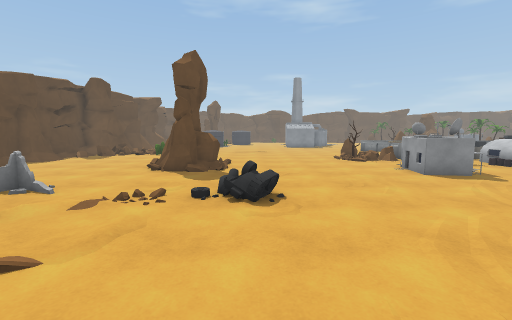
view 1 (above)

24 first-person views from a walk through a scene from a Unity 3-D project. The camera is 1.5 m above the floor, tilts 6° down and sees 90° across. The floor is counted in squares, 1 m on a side. Each view is taken from the middle of a square. On the plan, view 1 faces up. The plan holds only what a view shows up to about 13 squares ahead; the rest is blank. The place goes on beyond the plan. The player character is not drawn. Some animated figures are left out. Some surface patterns are stand-ins.

view 2
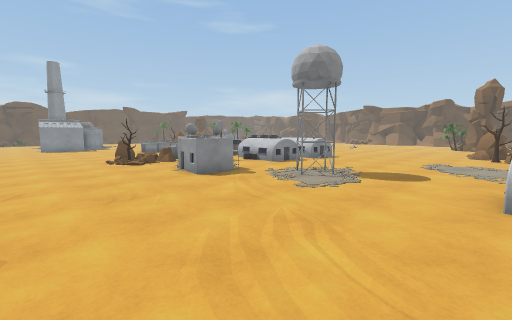

view 3
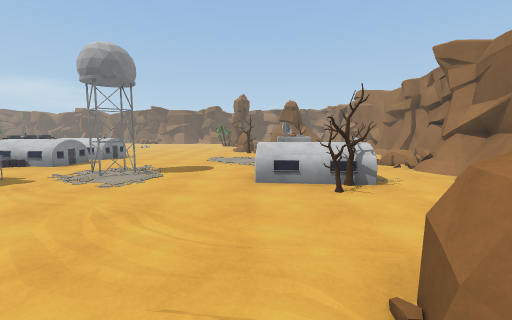

view 4
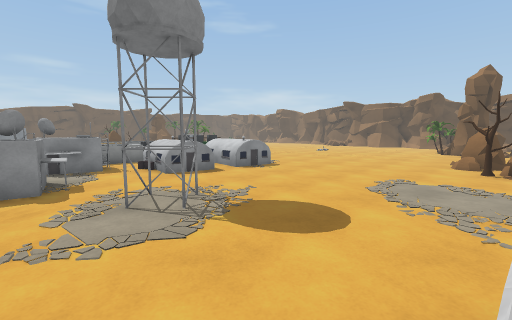

view 5
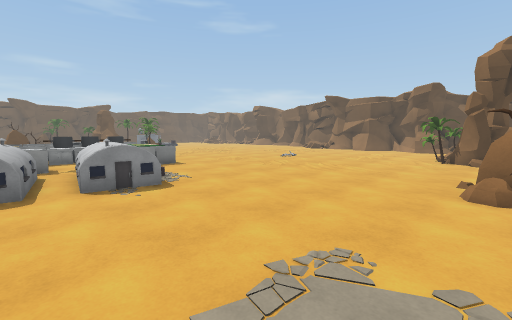

view 6
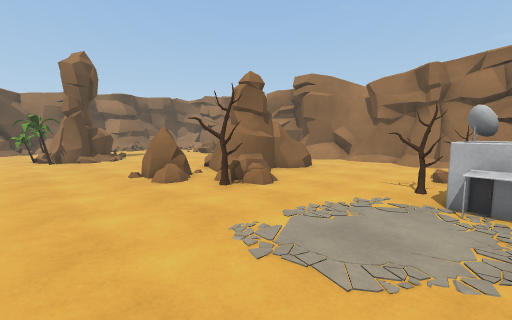

view 7
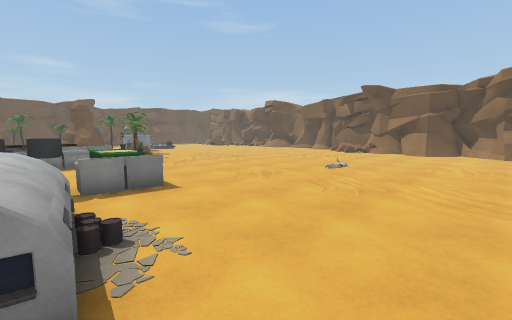

view 8
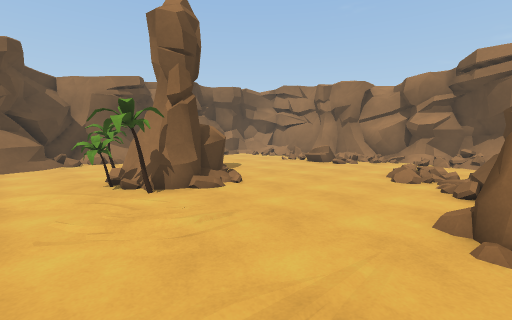

view 9
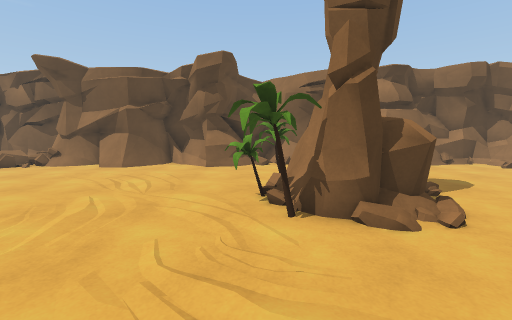

view 10
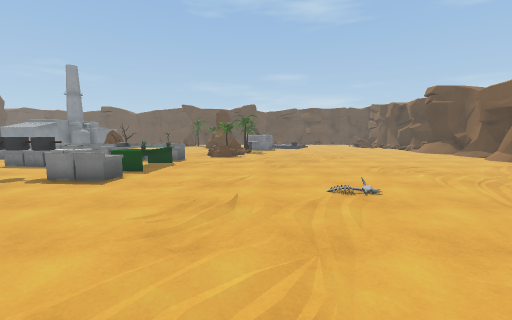

view 11
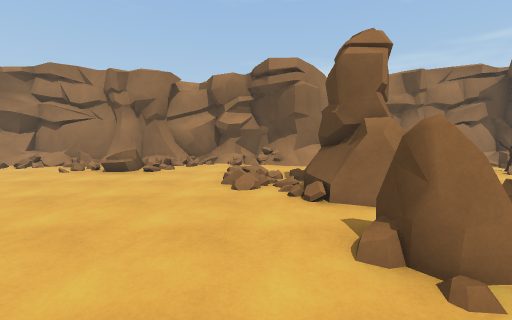

view 12
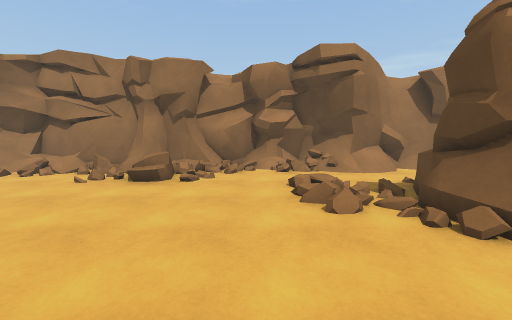

view 13
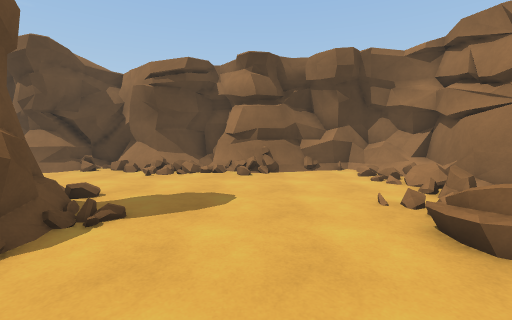

view 14
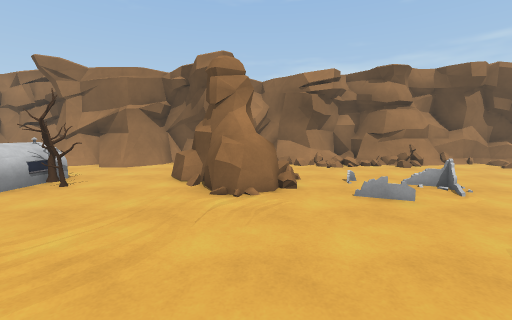

view 15
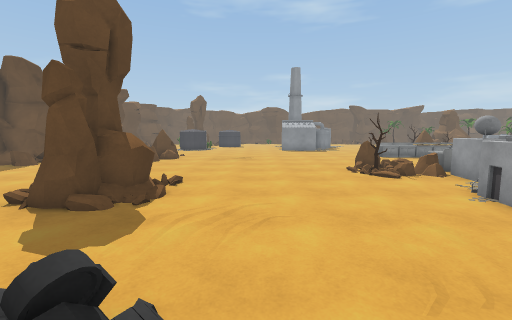

view 16
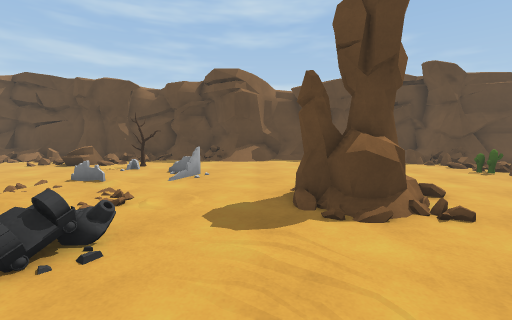

view 17
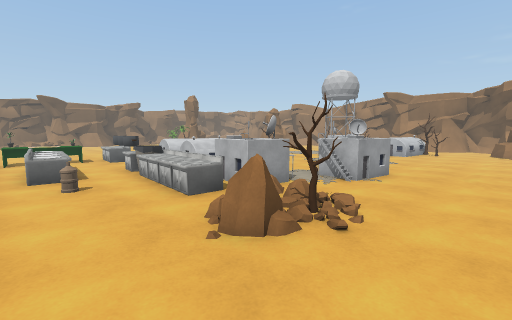

view 18
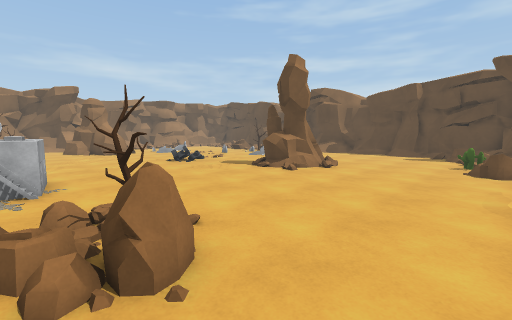

view 19
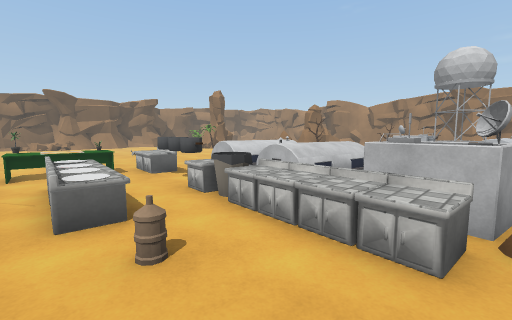

view 20
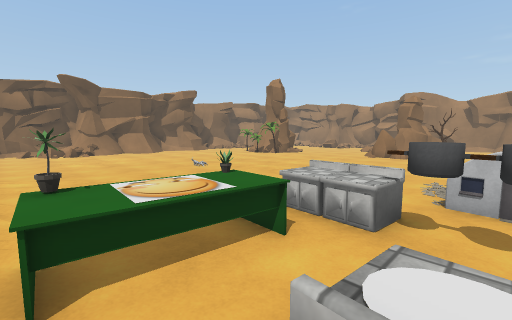

view 21
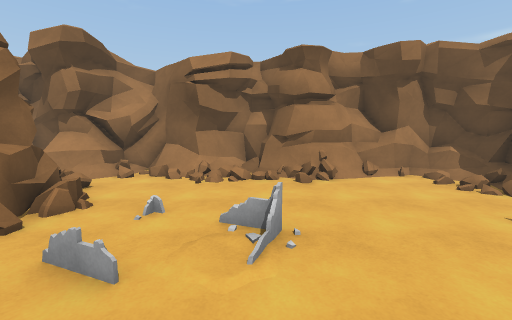

view 22
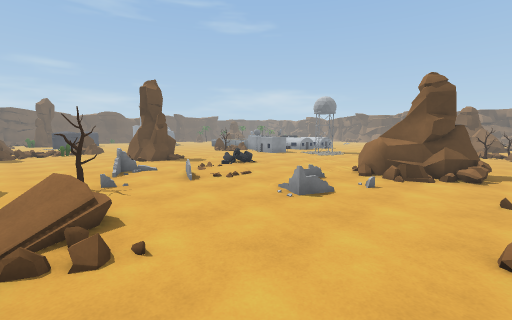

view 23
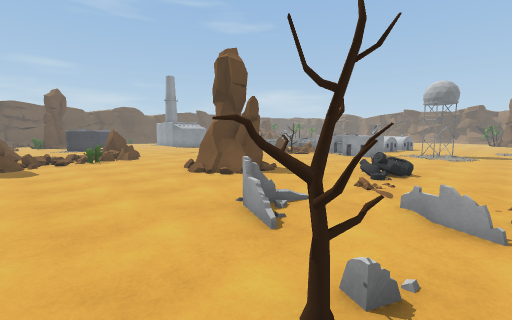

view 24
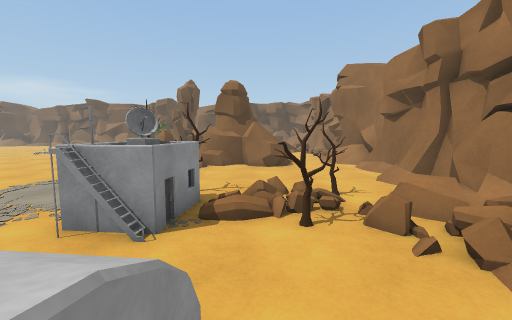

### Floor plan
Key: @ floor where view 1 was taken; # wall or solid block; x gap in a wall; . main floor; : floor 0.25 m higher than the main floor; + floor 1.25 m higher than the main floor; / step, stairs or slope; = window, fence, low wall or low ledge; ^ raised ledge; T tank; R tree; C rock; A cactus; O other object.
Columns run from 10 left of view 1 to 39 right of it. Each row starts with its distance up from view 1.
 19      CC......................OO................
 18 #O.AA................O.OOOO..OO................
 17 =/......................OOO.OOO...............==
 16 ................C..OOOO.....OOO..............=##
 15 ...............RRCCOOOOOOOOOOO................##
 14 ...............//C^^x.  O..OOO................##
 13 ......:O..........#^^.^^=##=..................##
 12 ......O#O..........^..^^==+=..................##
 11 ......OOO........^x...^^===/..................##
 10 .......# .......^^^..=^^===...................=#
  9 ................##^.......=....................##
  8 ...............................................##
  7 ...==.....T........##.........................^##
  6 ...=......O........##...................R.....^##
  5 ......................................RRR.R...###
  4 .RR..=/................................###R....=#
  3 .....//.........................C.....####=...O##
  2 //..........................RR.CC..... ###O..//##
  1 //................===........CCCC......//..../.:##
  0  /........@##.....O= .##......=#/............. ###
 -1 /.....=...###...RR=  .=##R....###/............###
 -2 /.......O.####...R#=...#RR....###=:...........##
 -3 ..........=###=....=..R.:....=###  /..........##
 -4 /..........=##........R://....=#=. /..........=#
 -5 /......//.............O.R/........ ...///......##
 -6 /.=### ./O.#^^..=####===............../# //.// #
 -7 #######:##=############= ./..../=#:////: .#==/=#
 -8  #   ###########     ###########################

Positions as (right, up) in squares from view 1, and headings:
1: (0, 0), facing up
2: (1, 1), facing up-right
3: (0, 1), facing right
4: (7, 1), facing up-right
5: (13, 2), facing up-right
6: (13, 6), facing down-right
7: (16, 7), facing up-right
8: (22, 7), facing down-right
9: (24, 5), facing right
10: (24, 6), facing up
11: (24, 5), facing down
12: (26, 3), facing down
13: (26, -2), facing right
14: (1, 6), facing down
15: (1, 5), facing up
16: (3, 9), facing left
17: (3, 19), facing down-right
18: (7, 19), facing down-left
19: (8, 19), facing down-right
20: (16, 19), facing down-right
21: (-4, 3), facing down
22: (-10, -5), facing up-right
23: (-10, 3), facing up-right
24: (8, -3), facing right
